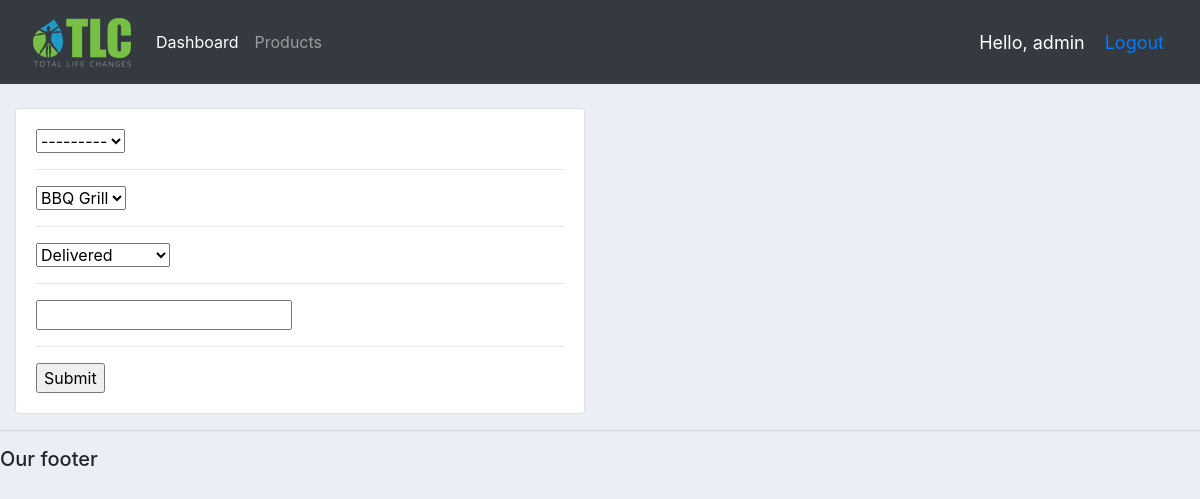
The page /update_order/2/ (signed in) on the database its author committed.
### accounts/models.py (models this page shows, shortened)
class Order(models.Model):
    STATUS = (
        ('pending', 'Pending'),
        ('out of delivery', 'Out of delivery'),
        ('delivered', 'Delivered'),
    )
    customer = models.ForeignKey(Customer, null=True, on_delete=models.SET_NULL)
    product = models.ForeignKey(Product, null=True, on_delete=models.SET_NULL)
    date_created = models.DateTimeField(auto_now_add=True)
    status = models.CharField(max_length=200, choices=STATUS)
    note = models.CharField(max_length=200, null=True)

### accounts/decorators.py (the view)
        def wrapper_func(request, *args, **kwargs):
            group_name = None
            if request.user.groups.exists():
                group_name = request.user.groups.all()[0].name
            if group_name in allowed_group:
                return view_func(request, *args, **kwargs)
            else:
                return HttpResponse('You are not allowed')

### accounts/form.py
class OrderForm(ModelForm):
    class Meta:
        model = Order
        fields = '__all__'

### accounts/models.py (called while the page is built)
    def __str__(self):
        return self.name

    def __str__(self):
        return self.name

### accounts/views.py (called while the page is built)
@login_required(login_url='url_login')
@allowed_user(allowed_group=['admin'])
def update_order(request, order_id):
    order = Order.objects.get(id=order_id)
    order_form = OrderForm(instance=order)
    if request.method == 'POST':
        order_form = OrderForm(request.POST, instance=order)
        if order_form.is_valid():
            order_form.save()
            return redirect('/')
    cx = {
        'key_order_form': order_form
    }
    return render(request, 'accounts/create_order.html', cx)

### accounts/templates/accounts/create_order.html (shortened to what this page needs)
{% extends "accounts/main.html" %}
{% load static %}
{% block content_main %}
    <br>
    <div class="row">
        <div class="col-md-6">
            <div class="card card-body">
                <form action="" method="post">
                    {% for form in key_order_form %}
                        {{ form }}
                        <hr>
                    {% endfor %}
                    <input type="submit">
                </form>
            </div>
        </div>
    </div>
{% endblock %}

### accounts/templates/accounts/navbar.html (shortened to what this page needs)
{% load static %}
<nav class="navbar navbar-expand-lg navbar-dark bg-dark">
    <a class="nav-item nav-link active" href="{% url 'url_home' %}">
        <img src="{% static 'images/logo.png' %}" alt="logo">
    </a>
    <div class="collapse navbar-collapse" id="navbarNavAltMarkup">
        <div class="navbar-nav">
            {% if request.user.is_staff %}
                <a class="nav-item nav-link active" href="{% url 'url_home' %}">Dashboard</a>
                <a class="nav-item nav-link" href="{% url 'url_product' %}">Products</a>
            {% else %}
                <a class="nav-item nav-link" href="{% url 'url_account' %}">Account</a>
            {% endif %}
        </div>
    </div>
    <span class="hello-msg">Hello, {{ request.user }}</span>
    <span class="hello-msg"><a href="{% url 'url_logout' %}">Logout</a></span>
</nav>

### static/css/main.css (style rules this page uses)
body { background-color: #ebeff5; }

### accounts/templates/accounts/navbar.html (style rules this page uses)
.hello-msg { font-size: 18px; color: #fff; margin-right: 20px; }

### rows shown on the page
Order: key_order_form "---------" "BBQ Grill" "Delivered"

### other values the page prints
{{ request.user }} "admin"
